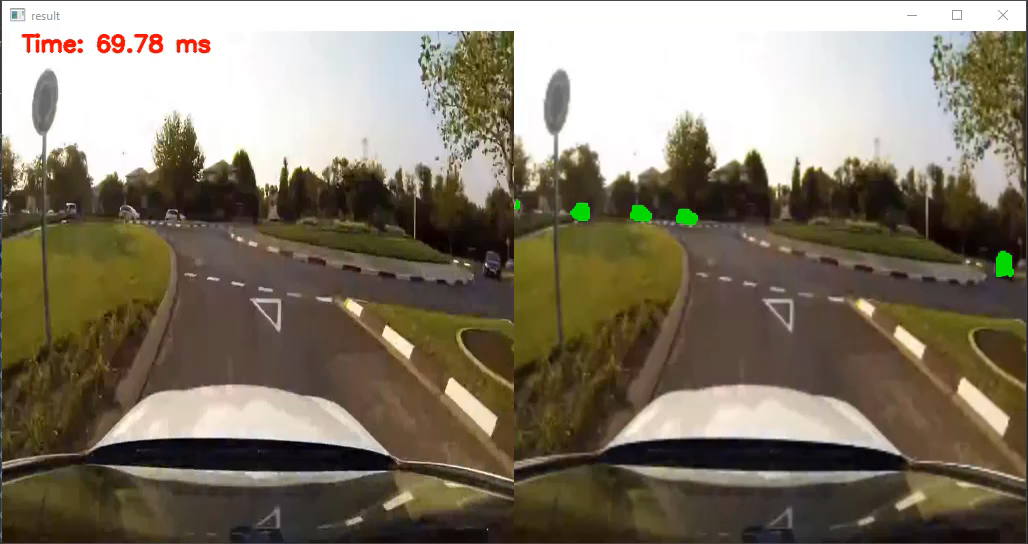
#> input picture assets/intro.png, 1028 x 544 px; its folder holds only this picture in this run
$ python -i unet.py   (imports and definitions only)   (older library calls are emulated)
#> lines starting #> are read from the running program, lines starting #| are printed output that depends on the picture
### losses2.py
import tensorflow as tf
import tensorflow.keras.backend as K
from tensorflow.keras.losses import binary_crossentropy

beta = 0.25
alpha = 0.25
gamma = 2
epsilon = 1e-5
smooth = 1


class Semantic_loss_functions(object):
    def __init__(self):
        print ("semantic loss functions initialized")

    # [62 lines left out: functions dice_coef, sensitivity, specificity, convert_to_logits, weighted_cross_entropyloss, focal_loss_with_logits and 3 more, not called in this run]

    def dice_loss(self, y_true, y_pred):
        loss = 1 - self.generalized_dice_coefficient(y_true, y_pred)
        return loss

    # [43 lines left out: functions bce_dice_loss, confusion, true_positive, true_negative, tversky_index, not called in this run]

    def tversky_loss(self, y_true, y_pred):
        return 1 - self.tversky_index(y_true, y_pred)

    # [4 lines left out: function focal_tversky, not called in this run]

    def log_cosh_dice_loss(self, y_true, y_pred):
        x = self.dice_loss(y_true, y_pred)
        return tf.math.log((tf.exp(x) + tf.exp(-x)) / 2.0)

### unet.py
import glob
import os
import random
import sys
from enum import Enum
from typing import Callable, Union

import cv2
import numpy as np
from tensorflow.keras.layers import *
from tensorflow.keras import Model
from tensorflow.keras.callbacks import ModelCheckpoint, CSVLogger, TensorBoard, LambdaCallback
from tensorflow.keras import losses as lss
from tensorflow.keras.optimizers import *
from tensorflow.keras import metrics
from tensorflow.keras.regularizers import l2
import tensorflow.keras.backend as K
import tensorflow as tf
from tensorflow.keras.applications.vgg16 import VGG16
from losses2 import Semantic_loss_functions

lss2 = Semantic_loss_functions()

class GenType(Enum):
    TRAIN = 1
    VALID = 2
    TEST = 3


class CustomUnet:
    def __init__(self):
        self.__model = self.create_model(input_size=(256, 256, 3))
        if os.path.exists('models/unet_weights.h5'):
            self.__model.load_weights('models/unet_weights.h5')

        self.__kernel = np.ones((3, 3), np.uint8)

    def create_model(self, input_size=(256, 256, 3)):
        inputs = Input(input_size)
        conv1 = Conv2D(16, 3, activation='relu', padding='same', kernel_initializer='he_normal')(inputs)
        conv1 = Conv2D(16, 3, activation='relu', padding='same', kernel_initializer='he_normal')(conv1)
        pool1 = MaxPooling2D(pool_size=(2, 2))(conv1)
        conv2 = Conv2D(32, 3, activation='relu', padding='same', kernel_initializer='he_normal')(pool1)
        conv2 = Conv2D(32, 3, activation='relu', padding='same', kernel_initializer='he_normal')(conv2)
        pool2 = MaxPooling2D(pool_size=(2, 2))(conv2)
        conv3 = Conv2D(64, 3, activation='relu', padding='same', kernel_initializer='he_normal')(pool2)
        conv3 = Conv2D(64, 3, activation='relu', padding='same', kernel_initializer='he_normal')(conv3)
        pool3 = MaxPooling2D(pool_size=(2, 2))(conv3)
        conv4 = Conv2D(128, 3, activation='relu', padding='same', kernel_initializer='he_normal')(pool3)
        conv4 = Conv2D(128, 3, activation='relu', padding='same', kernel_initializer='he_normal')(conv4)
        drop4 = Dropout(0.25)(conv4)
        pool4 = MaxPooling2D(pool_size=(2, 2))(drop4)

        conv5 = Conv2D(256, 3, activation='relu', padding='same', kernel_initializer='he_normal')(pool4)
        conv5 = Conv2D(256, 3, activation='relu', padding='same', kernel_initializer='he_normal')(conv5)
        drop5 = Dropout(0.25)(conv5)

        up6 = Conv2D(128, 2, activation='relu', padding='same', kernel_initializer='he_normal')(UpSampling2D(size=(2, 2))(drop5))
        merge6 = concatenate([drop4, up6], axis=3)
        conv6 = Conv2D(128, 3, activation='relu', padding='same', kernel_initializer='he_normal')(merge6)
        conv6 = Conv2D(128, 3, activation='relu', padding='same', kernel_initializer='he_normal')(conv6)

        up7 = Conv2D(64, 2, activation='relu', padding='same', kernel_initializer='he_normal')(UpSampling2D(size=(2, 2))(conv6))
        merge7 = concatenate([conv3, up7], axis=3)
        conv7 = Conv2D(64, 3, activation='relu', padding='same', kernel_initializer='he_normal')(merge7)
        conv7 = Conv2D(64, 3, activation='relu', padding='same', kernel_initializer='he_normal')(conv7)

        up8 = Conv2D(32, 2, activation='relu', padding='same', kernel_initializer='he_normal')(UpSampling2D(size=(2, 2))(conv7))
        merge8 = concatenate([conv2, up8], axis=3)
        conv8 = Conv2D(32, 3, activation='relu', padding='same', kernel_initializer='he_normal')(merge8)
        conv8 = Conv2D(32, 3, activation='relu', padding='same', kernel_initializer='he_normal')(conv8)

        up9 = Conv2D(16, 2, activation='relu', padding='same', kernel_initializer='he_normal')(UpSampling2D(size=(2, 2))(conv8))
        merge9 = concatenate([conv1, up9], axis=3)
        conv9 = Conv2D(16, 3, activation='relu', padding='same', kernel_initializer='he_normal')(merge9)
        conv9 = Conv2D(16, 3, activation='relu', padding='same', kernel_initializer='he_normal')(conv9)
        conv9 = Conv2D(2, 3, activation='relu', padding='same', kernel_initializer='he_normal')(conv9)
        conv10 = Conv2D(1, 1, activation='sigmoid')(conv9)

        model = Model(inputs=inputs, outputs=conv10)
        model.summary()
        return model

    # [109 lines left out: functions train, predict, not called in this run]

>>> import cv2
>>> picture = cv2.imread('assets/intro.png', cv2.IMREAD_GRAYSCALE)
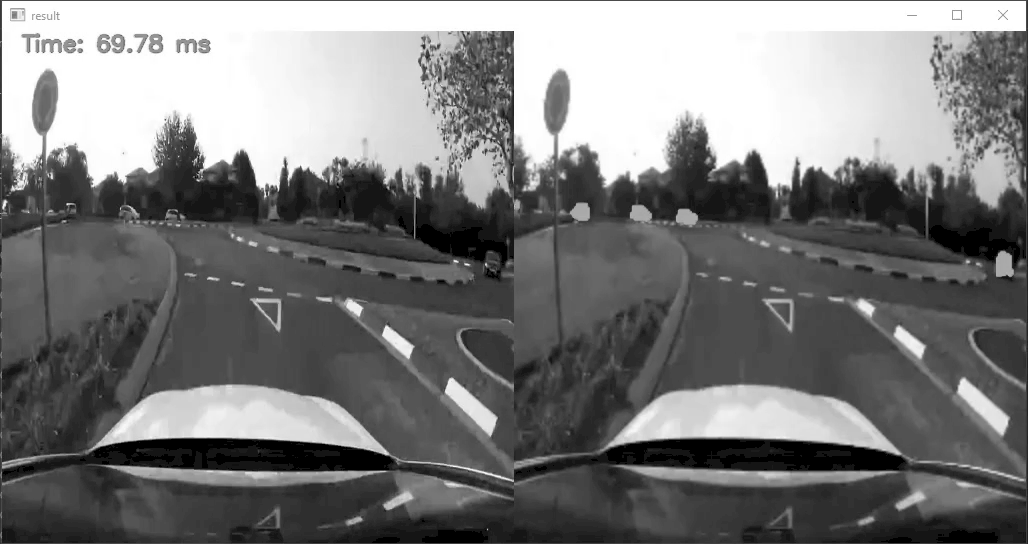
#> picture: shape (544, 1028); min 0, max 255, mean 123.6
>>> result = CustomUnet().predict(picture)
#> (the run stopped early here; a loop or call above may not have finished)
